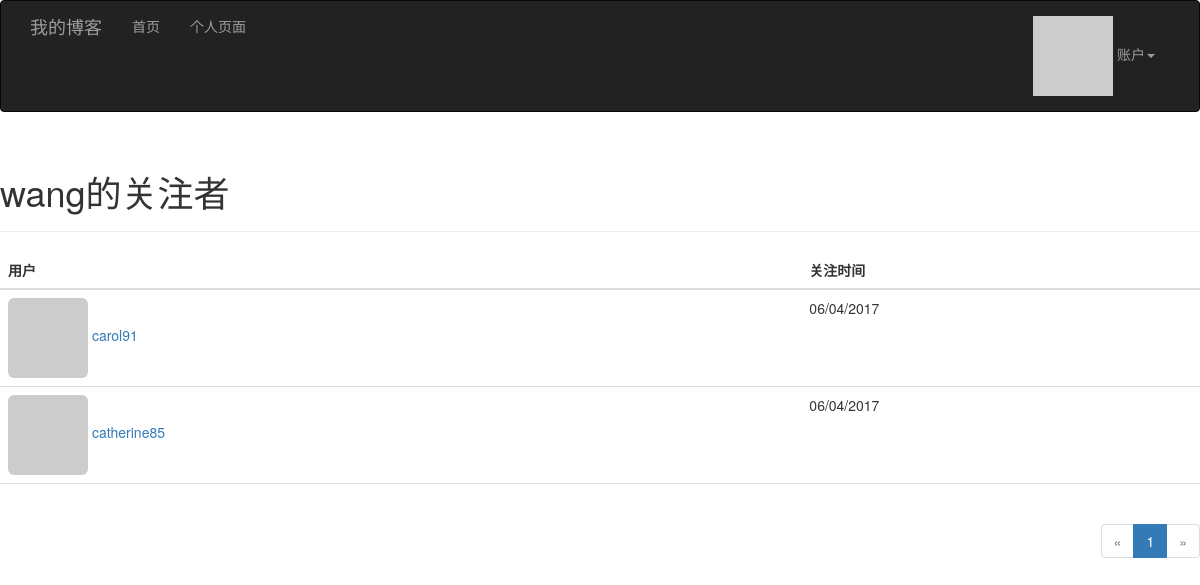
Screenshot of /followed-by/wang (signed in) with the database file from the repository.
### app/models.py (models this page shows, shortened)
class User(UserMixin,db.Model):
    __tablename__='users'
    id = db.Column(db.Integer, primary_key=True)
    email = db.Column(db.String(64), unique=True, index=True)
    username = db.Column(db.String(64), unique=True, index=True)
    password_hash = db.Column(db.String(128))
    confirmed = db.Column(db.Boolean, default=False)
    role_id = db.Column(db.Integer, db.ForeignKey('roles.id'))
    name = db.Column(db.String(64))
    location = db.Column(db.String(64))
    about_me = db.Column(db.Text())
    member_since = db.Column(db.DateTime(), default=datetime.utcnow)
    last_seen = db.Column(db.DateTime(), default=datetime.utcnow)
    avatar_hash = db.Column(db.String(32))
    posts = db.relationship('Post', backref='author', lazy='dynamic')
    followed = db.relationship('Follow',
                               foreign_keys=[Follow.follower_id],
                               backref=db.backref('follower', lazy='joined'),
                               lazy='dynamic',
                               cascade='all, delete-orphan')
    followers = db.relationship('Follow',
                               foreign_keys=[Follow.followed_id],
                               backref=db.backref('followed', lazy='joined'),
                                lazy='dynamic',
                               cascade='all, delete-orphan')
    @property
    def password(self):
        raise AttributeError('password is not a readable attribute')
    def ping(self):
        self.last_seen = datetime.utcnow()
        db.session.add(self)
    def gravatar(self, size=100, default='identicon', rating='g'):
        if request.is_secure:
            url = 'http://secure.gravatar.com/avatar'
        else:
            url = 'http://www.gravatar.com/avatar'
        hash = self.avatar_hash or hashlib.md5(
            self.email.encode('utf-8')).hexdigest()
        return '{url}/{hash}?s={size}&d={default}&r={rating}'.format(
            url=url, hash=hash, size=size, default=default, rating=rating)

class Follow(db.Model):
    __tablename__ = 'follows'
    follower_id = db.Column(db.Integer, db.ForeignKey('users.id'),
                            primary_key=True)
    followed_id = db.Column(db.Integer, db.ForeignKey('users.id'),
                            primary_key=True)
    timestamp = db.Column(db.DateTime, default=datetime.utcnow)

### app/main/views.py (the view)
@main.route('/followed-by/<username>')
def followed_by(username):
    user = User.query.filter_by(username=username).first()
    if user is None:
        flash('没有此用户。')
        return redirect(url_for('.index'))
    page = request.args.get('page', 1, type=int)
    pagination = user.followed.paginate(
        page, per_page=current_app.config['MYBLOG_FOLLOWERS_PER_PAGE'],
        error_out=False)
    follows = [{'user':item.followed, 'timestamp':item.timestamp}
                   for item in pagination.items]
    return render_template('followers.html', user=user, title="的关注者",
                           endpoint='.followed_by', pagination=pagination,
                           follows=follows)

### app/auth/views.py (called while the page is built)
@auth.before_app_request
def before_request():
    if current_user.is_authenticated:
        current_user.ping()
        if not current_user.confirmed \
            and request.endpoint \
            and request.endpoint[:5] != 'auth.' \
            and request.endpoint != 'static':
            return redirect(url_for('auth.unconfirmed'))

### app/main/__init__.py (called while the page is built)
@main.app_context_processor
def inject_permissions():
    return dict(Permission=Permission)

### app/models.py (called while the page is built)
@login_manager.user_loader
def load_user(user_id):
    return User.query.get(int(user_id))

### app/templates/followers.html (shortened to what this page needs)
{% extends "base.html" %}
{% import "_macros.html" as macros %}
{% block page_content %}
<div class="page-header">
    <h1>{{ user.username }}{{ title }}</h1>
</div>
<table class="table table-hover followers">
    <thead><tr><th>用户</th><th>关注时间</th></tr></thead>
    {% for follow in follows %}
    <tr>
        <td>
            <a href="{{ url_for('.user', username=follow.user.username) }}">
                <img class="img-rounded" src="{{ follow.user.gravatar(size=32) }}">
                {{ follow.user.username }}
            </a>
        </td>
        <td>{{ moment(follow.timestamp).format('L') }}</td>
    </tr>
    {% endfor %}
</table>
<div class="pagination">
    {{ macros.pagination_widget(pagination, endpoint, username=user.username) }}
</div>
{% endblock %}

### app/static/styles.css (style rules this page uses)
div.pagination { width: 100%; text-align: right; padding: 0px; margin: 0px; }
.table.followers tr { border-bottom: 1px solid #e0e0e0; }

### rows the page displays
User: username "wang"
User: user.username "carol91"
Follow: timestamp "06/04/2017"
User: user.username "catherine85"
Follow: timestamp "06/04/2017"

### other values shown
{{ title }} "的关注者"
{{ p }} "1"
